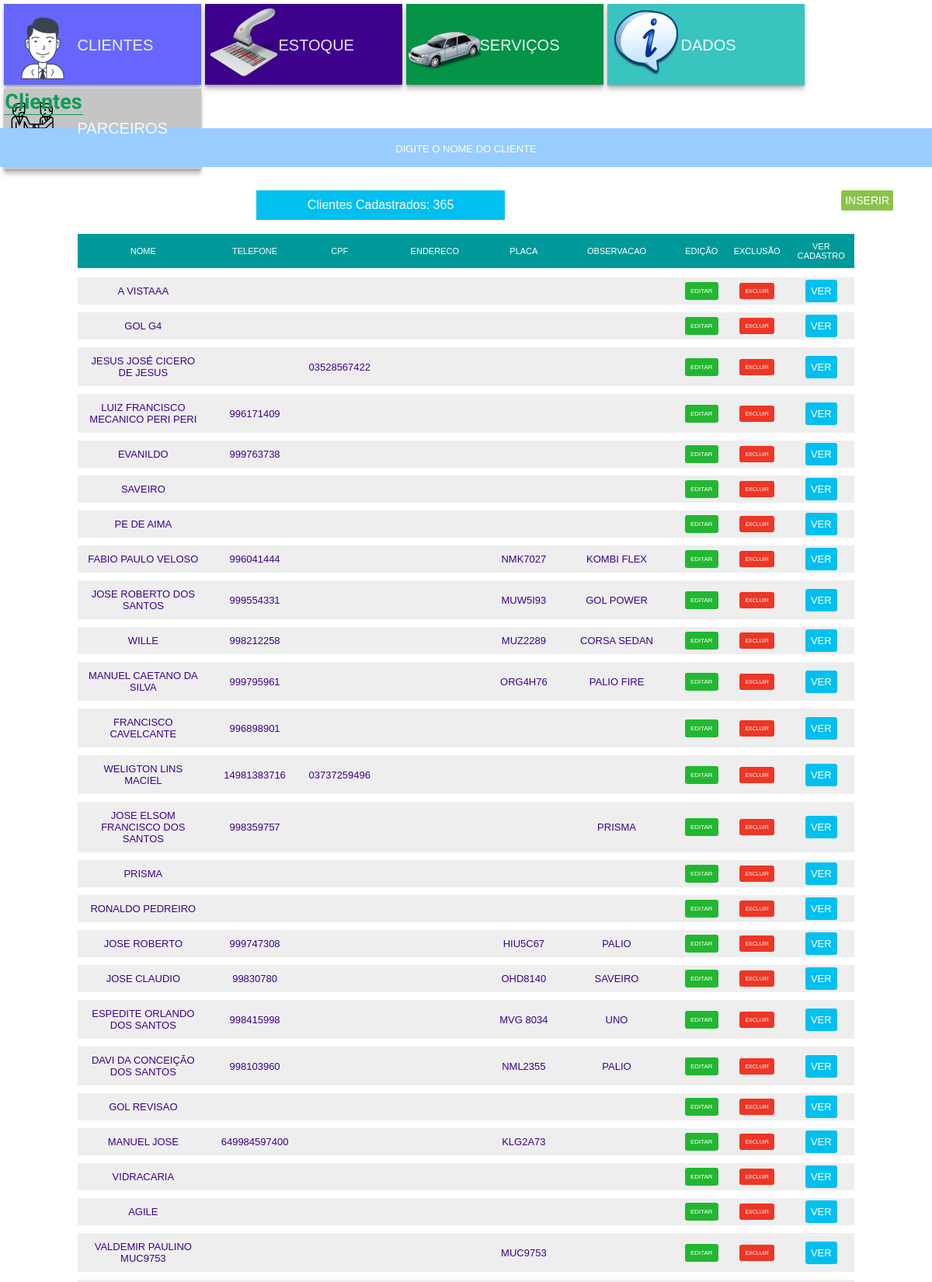
The page /clientes (signed in, upper part) on the database its author committed.
### tables this page shows
CREATE TABLE `clientes` (
  `id` int(11) NOT NULL,
  `nome` varchar(200) NOT NULL,
  `telefone` varchar(200) NOT NULL,
  `cpf` varchar(200) NOT NULL,
  `endereco` varchar(300) NOT NULL,
  `placa` varchar(100) NOT NULL,
  `observacao` varchar(300) NOT NULL
);

### base/controle.php (called while the page is built, shortened)
<?php
class controle{
    public function carregarModelo($visualNome, $visualDados = array()) {
        require 'visual/modelo.php';
    }
    public function carregarVisualNoModelo($visualNome, $visualDados = array()) {
        extract($visualDados);
        require 'visual/'.$visualNome.'.php';
    }
}

### controles/clientesControle.php (called while the page is built, shortened)
<?php
class clientesControle extends controle {
    public function inicial() {
        $clientes = new Clientes();
        if (isset($_SESSION['entrar']) && !empty($_SESSION['entrar'])) {
            $clientes->exibirClientes();
            $lista_clientes = $clientes->exibirClientes();
        } else {
            session_destroy();
            header("Location: " . URL_BASE . "entrar");
        }
        $quantidade_clientes = $clientes->qtdeClientes();
        $dados = array(
            'quantidade_clientes' => @$quantidade_clientes,
            'mensagem' => @$mensagem,
            'lista_cliente' => @$lista_clientes,
            'pesquisa' => @$pesquisa
        );
        $this->carregarModelo('clientes', $dados);
    }
}

### base/Base.php (called while the page is built, shortened)
<?php
class  Base{
    public function rodar() {
        $url = '/';
        if(isset($_GET['url'])){
            $url .= $_GET['url'];
        }
        $parametros = array();
        if(!empty($url) && $url != '/'){
            $url = explode('/', $url);
            array_shift($url);
           array_shift($url);
           if(isset($url[0]) && !empty($url[0])){
               $atualAcao = $url[0];
              array_shift($url);
           } else{
               $atualAcao = 'inicial';
           }
        } else{
            $atualControle = 'inicioControle';
            $atualAcao = 'inicial';
        }
      $controle = new $atualControle();
       call_user_func_array(array($controle, $atualAcao), $parametros);
    }
}

### index.php (called while the page is built, shortened)
<?php
$base = new Base();
$base->rodar();

### modelos/modelo.php (called while the page is built, shortened)
<?php
class Modelo{
    public function __construct() {
        global $banco;
        $this->banco = $banco;
    }
}

### modelos/Clientes.php (called while the page is built, shortened)
<?php
class clientes extends modelo {
    public function exibirClientes() {
        $sql = "SELECT * FROM clientes ORDER BY id DESC";
        $sql = $this->banco->query($sql);
        if ($sql->rowCount() > 0) {
            $sql = $sql->fetchAll();
            $dados = $sql;
            return $dados;
        }
    }
       public function qtdeClientes(){
        $sql = "SELECT COUNT(*) FROM clientes";
        $sql = $this->banco->query($sql);
        if ($sql->rowCount() > 0) {
            $sql = $sql->fetchAll();
            $dados = $sql;
            return $dados;
        }
    }
}

### visual/clientes.php (the view, shortened to what this page needs)
<div class="topo_pgs">
  <h1>Clientes<h4>Aqui estão os Clientes cadastrados</h4></h1>
</div>
<div class="pesquisa_prod remover" >
    <form method="POST" action="<?php echo URL_BASE ?>clientes">
        <input class="ip_pe" name="pesquisa" placeholder="DIGITE O NOME DO CLIENTE">
        <input class="bt_pe" type="submit" value="Buscar"><br>
    </form>
    <br>
</div>
<div class="clientes" >
     <label class="remover estilo_inserir" for="toggle-1">
        <p>INSERIR</p>
    </label>
    <?php if (!isset($id) && !isset($excluir)): ?>
<br>
    <?php endif; ?>
    <br>
    <div class="qtde_clientes opcoes_lst_prod">
        <p>Clientes Cadastrados: <?php if(isset($quantidade_clientes[0][0])){ echo $quantidade_clientes[0][0];} ?></p> <br>
    </div>
        <br>
        <div class="cor_lista_clientes">
        <div class="lista_clientes">
         <table id="lista"  border="0" cellspacing="0">
                <thead>
                    <tr>
                        <th>Nome</th>
                        <th>telefone</th>
                        <th>cpf</th>
                        <th>endereco</th>
                        <th>placa</th>
                        <th>observacao</th>
                        <th>Edição</th>
                        <th>Exclusão</th>
                        <th>Ver Cadastro</th>
                    </tr>
           <?php
           if(!isset($pesquisa)){
               foreach($lista_cliente as $lst_cliente):?>
                <tbody>
                    <tr  align=center>
                        <td> <?php echo $lst_cliente['nome']?> </td>
                        <td> <?php echo $lst_cliente['telefone']?> </td>
                        <td> <?php echo $lst_cliente['cpf']?> </td>
                        <td> <?php echo $lst_cliente['endereco']?> </td>
                        <td> <?php echo $lst_cliente['placa']?> </td>
                        <td> <?php echo $lst_cliente['observacao']?> </td>
                        <td class="cliente_editar"><a href="<?php echo URL_BASE;?>clientes/editar?id=<?php echo $lst_cliente['id']?>">Editar</a></td>
          <td class="cliente_excluir"><a href="<?php echo URL_BASE;?>clientes/excluir?excluir=<?php echo $lst_cliente['id']?>">Excluir</a></td>
          <td class="cliente_ver"><a href="<?php echo URL_BASE;?>clientes/ver?ver=<?php echo $lst_cliente['id']?>" target="_blank">Ver</a></td>
                    </tr>
               </tbody>
           <?php  endforeach;     } else{     ?>
            <?php foreach($pesquisa as $pesquis):?>
                <tbody>
                    <tr  align=center>
                        <td> <?php echo $pesquis['nome']?> </td>
                        <td> <?php echo $pesquis['telefone']?> </td>
                        <td> <?php echo $pesquis['cpf']?> </td>
                        <td> <?php echo $pesquis['endereco']?> </td>
                        <td> <?php echo $pesquis['placa']?> </td>
                        <td> <?php echo $pesquis['observacao']?> </td>
                                        <td class="cliente_editar"><a href="<?php echo URL_BASE;?>clientes/editar?id=<?php echo $pesquis['id']?>">Editar</a></td>
          <td class="cliente_excluir"><a href="<?php echo URL_BASE;?>clientes/excluir?excluir=<?php echo $pesquis['id']?>">Excluir</a></td>
          <td class="cliente_ver"><a href="<?php echo URL_BASE;?>clientes/ver?ver=<?php echo $pesquis['id']?>" target="_blank">Ver</a></td>
           <!--
                        <td><a href="<?php echo URL_BASE;?>clientes/editar?id=<?php echo $pesquis['id']?>"><img class="hvr-wobble-skew" src="<?php echo URL_BASE; ?>midias/imagens/editar.png" ></a></td>
          <td><a href="<?php echo URL_BASE;?>clientes/excluir?excluir=<?php echo $pesquis['id']?>"><img class="hvr-wobble-skew" src="<?php echo URL_BASE; ?>midias/imagens/excluir.png" ></a></td>
          <td><a href="<?php echo URL_BASE;?>clientes/ver?ver=<?php echo $pesquis['id']?>"><img class="hvr-wobble-skew" src="<?php echo URL_BASE; ?>midias/imagens/ver.png" ></a></td>
          -->
                    </tr>
               </tbody>
           <?php endforeach; }?>
            </table>
    </div>
    </div>
</div>

### midias/css/estilo.css (style rules this page uses)
body { overflow-x: hidden; }
* { font-family: arial; margin: 0; padding: 0; }
.topo_pgs { width: 100%; float: left; min-height: 35px; margin-bottom: 10px; }
.topo_pgs h1 { margin-left: 5px; text-align: center; width:100px; color:#0F9D58; font-family: 'Miltonian', cursive; font-family: 'Shadows Into Light', cursive; line-height: 30px; font-size:27px; padding: 1px; border-bottom: 1px solid #0F9D58; }
table { border-collapse: collapse; }
.cliente_editar a { font-size: 8px; border-radius: 3px ; text-decoration: none; background-color: #22b731; padding: 7px; color:#fff; }
.cliente_excluir a { font-size: 7px; border-radius: 3px ; text-decoration: none; background-color: #EE3625; padding: 7px; color:#fff; }
.cliente_ver a { border-radius: 3px ; text-decoration: none; background-color: #00C0EF; padding: 7px; color:#fff; }
.lista_clientes table { margin-top: 20px; }
.lista_clientes { width: 1000px; margin: 0 auto; border:0px solid red; }
.lista_clientes tr { text-transform: uppercase; }
.lista_clientes th { text-transform: uppercase; font-weight: normal; border-bottom: 12px solid #fff; font-size: 11px; background-color:#009999 ; color:#fff; padding: 10px; }
.lista_clientes td { color:#3D018C; font-size: 13px; padding: 10px; background-color: #eee; border-bottom: 10px solid #fff; }
label { -webkit-appearance: push-button; -moz-appearance: button; display: inline-block; cursor: pointer; padding: 5px; }
.estilo_inserir { margin-bottom:10px; border-radius: 2px; margin-right: 50px; float: right; background-color: #8BC34A; }
.estilo_inserir p { color:#fff; font-size: 14px; }
.pesquisa_prod { margin-bottom: 35px; border:0; float: left; width: 100%; height: 50px; }
.pesquisa_prod input { float: left; text-align: center; font-size: 18px; outline: none; margin-bottom: 25px; margin-top: 5px; height: 50px; }
.ip_pe { margin-top: 15px; margin-bottom: 15px; width: 100%; border:0px solid #3D018C; border-left: none; border-right: none; text-transform: uppercase; background-color: #99ccff; color:#5a076b; }
.opcoes_lst_prod { text-align: center; margin-bottom: 10px; width: 100%; float: left; }
.opcoes_lst_prod p { margin: 0 auto; width: 300px; padding: 10px; background-color: #00C0EF; color:#fff; }
.qtde_clientes { margin:0 auto; width: 980px; }

### rows shown on the page
clientes: nome "A VISTAAA"
clientes: nome "GOL G4"
clientes: nome "JESUS JOSÉ CICERO DE JESUS", cpf "03528567422"
clientes: nome "LUIZ FRANCISCO MECANICO PERI PERI", telefone "996171409"
clientes: nome "EVANILDO", telefone "999763738"
clientes: nome "SAVEIRO"
clientes: nome "PE DE AIMA"
clientes: nome "FABIO PAULO VELOSO", telefone "996041444", placa "NMK7027", observacao "KOMBI FLEX"
clientes: nome "JOSE ROBERTO DOS SANTOS", telefone "999554331", placa "MUW5I93", observacao "GOL POWER"
clientes: nome "WILLE", telefone "998212258", placa "MUZ2289", observacao "CORSA SEDAN"
clientes: nome "MANUEL CAETANO DA SILVA", telefone "999795961", placa "ORG4H76", observacao "PALIO FIRE"
clientes: nome "FRANCISCO CAVELCANTE", telefone "996898901"
clientes: nome "WELIGTON LINS MACIEL", telefone "14981383716", cpf "03737259496"
clientes: nome "JOSE ELSOM FRANCISCO DOS SANTOS", telefone "998359757", observacao "PRISMA"
clientes: nome "PRISMA"
clientes: nome "RONALDO PEDREIRO"
clientes: nome "JOSE ROBERTO", telefone "999747308", placa "HIU5C67", observacao "PALIO"
clientes: nome "JOSE CLAUDIO", telefone "99830780", placa "OHD8140", observacao "SAVEIRO"
clientes: nome "ESPEDITE ORLANDO DOS SANTOS", telefone "998415998", placa "MVG 8034", observacao "UNO"
clientes: nome "DAVI DA CONCEIÇÃO DOS SANTOS", telefone "998103960", placa "NML2355", observacao "PALIO"
clientes: nome "GOL REVISAO"
clientes: nome "MANUEL JOSE", telefone "649984597400", placa "KLG2A73"
clientes: nome "VIDRACARIA"
clientes: nome "AGILE"
clientes: nome "VALDEMIR PAULINO MUC9753", placa "MUC9753"

### other values the page prints
$quantidade_clientes[0][0] "365"
